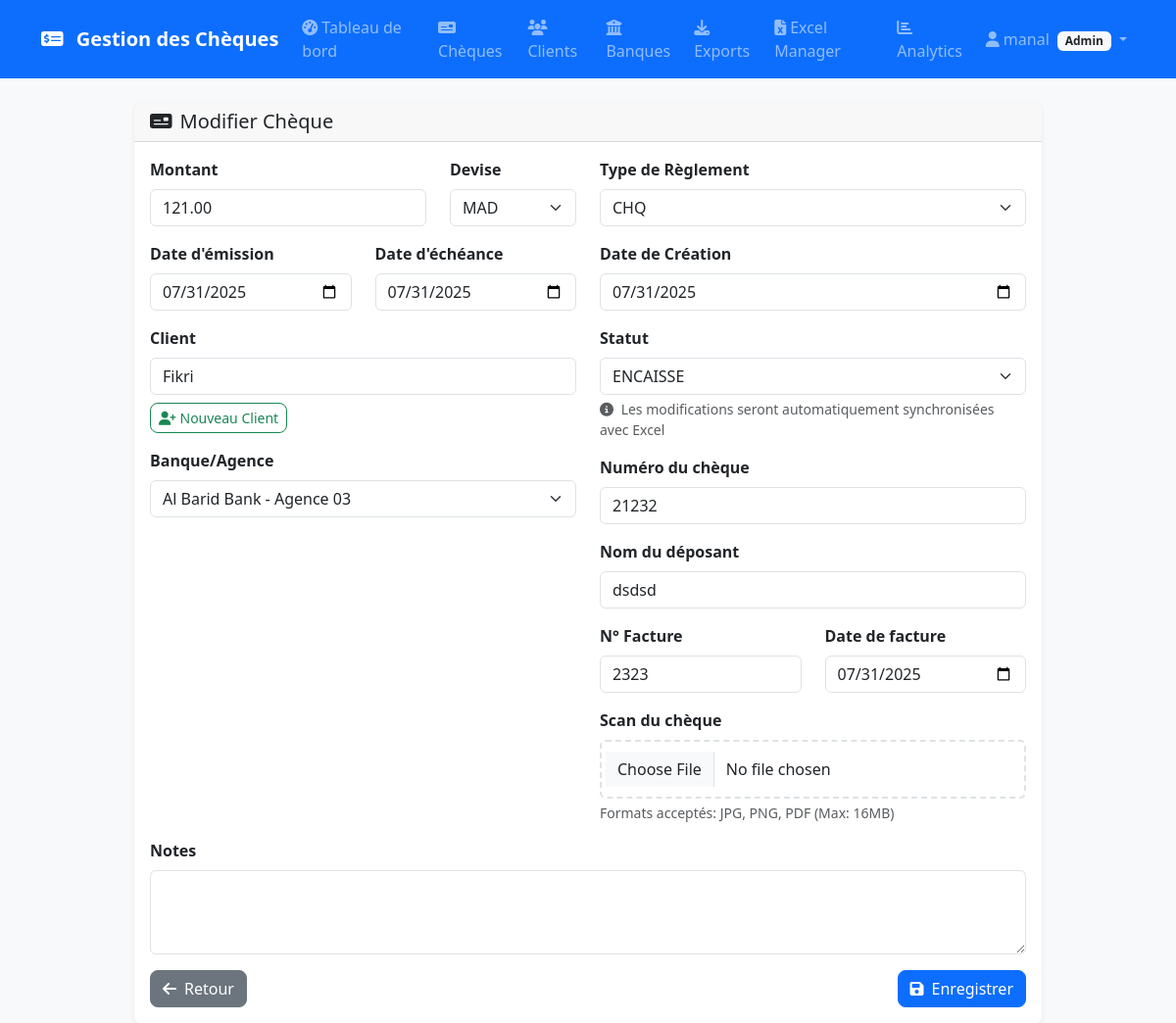
Page /cheques/2/edit (signed in) on the earlier database version.
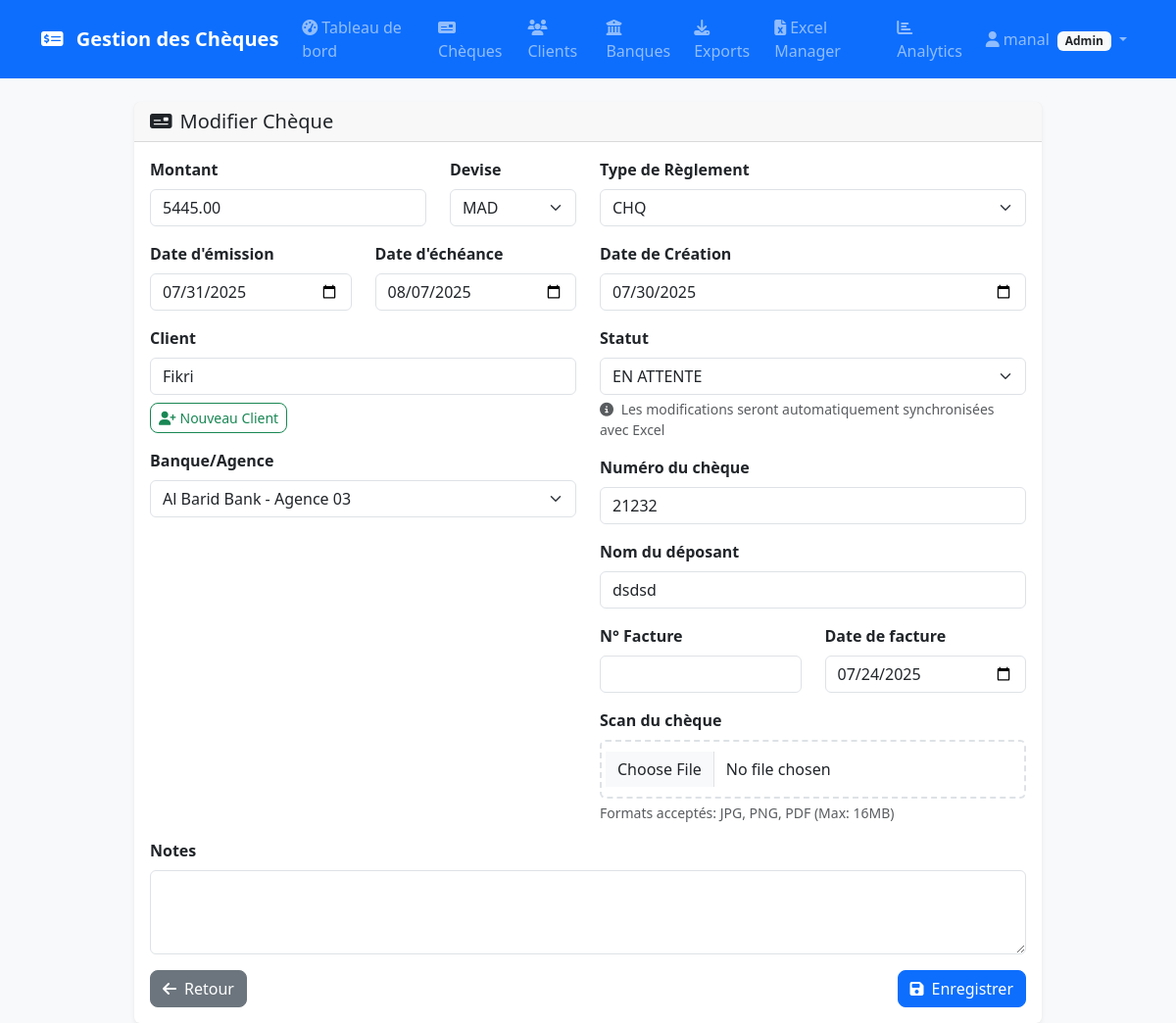
Same page on the later database version.
### models.py (models this page shows, shortened)
class Cheque(db.Model):
    __tablename__ = 'cheques'
    id = db.Column(db.Integer, primary_key=True)
    amount = db.Column(db.Numeric(12, 2), nullable=False)
    currency = db.Column(db.String(10), nullable=False, default='MAD')
    issue_date = db.Column(db.Date, nullable=False)
    due_date = db.Column(db.Date, nullable=False)
    client_id = db.Column(db.Integer, db.ForeignKey('clients.id'), nullable=False)
    branch_id = db.Column(db.Integer, db.ForeignKey('branches.id'), nullable=False)
    status = db.Column(db.String(20), nullable=False, default='EN ATTENTE')
    cheque_number = db.Column(db.String(50))
    scan_path = db.Column(db.String(255))
    invoice_number = db.Column(db.String(50))
    invoice_date = db.Column(db.Date)
    depositor_name = db.Column(db.String(200))
    notes = db.Column(db.Text)
    payment_type = db.Column(db.String(10), default='CHQ')  # LCN, CHQ, ESP, VIR, VERS
    created_date = db.Column(db.Date)  # User-specified creation date
    unpaid_reason = db.Column(db.Text)  # Reason for unpaid status
    created_at = db.Column(db.DateTime, default=datetime.utcnow)
    updated_at = db.Column(db.DateTime, default=datetime.utcnow, onupdate=datetime.utcnow)
    assigned_user_id = db.Column(db.Integer, db.ForeignKey('users.id'))
    priority = db.Column(db.String(20), default='normal')  # low, normal, high, urgent
    processing_time = db.Column(db.Float)  # in hours
    bounce_reason = db.Column(db.String(255))
    commission_rate = db.Column(db.Float, default=0.0)
    commission_amount = db.Column(db.Numeric(10, 2), default=0)
    penalty_amount = db.Column(db.Numeric(10, 2), default=0)
    deposit_date = db.Column(db.Date)
    clearance_date = db.Column(db.Date)
    rejection_date = db.Column(db.Date)
    ocr_confidence = db.Column(db.Float)
    auto_extracted_data = db.Column(db.Text)  # JSON
    duplicate_detected = db.Column(db.Boolean, default=False)
    duplicate_score = db.Column(db.Float, default=0.0)
    status_history = db.relationship('ChequeStatusHistory', backref='cheque', lazy=True)
    __table_args__ = (
        CheckConstraint(status.in_(['EN ATTENTE', 'ENCAISSE', 'IMPAYE']),
                       name='check_cheque_status'),
        CheckConstraint(priority.in_(['low', 'normal', 'high', 'urgent']), name='check_priority'),
        CheckConstraint(payment_type.in_(['LCN', 'CHQ', 'ESP', 'VIR', 'VERS']), name='check_payment_type'),
        Index('idx_cheque_status', 'status'),
        Index('idx_cheque_due_date', 'due_date'),
        Index('idx_cheque_client', 'client_id'),
        Index('idx_cheque_branch', 'branch_id'),
        Index('idx_cheque_number', 'cheque_number'),
    )

### routes/cheques.py (the view, shortened to what this page needs)
@cheques_bp.route('/<int:id>/edit', methods=['GET', 'POST'])
@login_required
def edit(id):
    if not check_access():
        return redirect(url_for('cheques.index'))
    cheque = Cheque.query.get_or_404(id)
    form = ChequeForm(obj=cheque)
    return render_template('cheques/form.html', form=form, title='Modifier Chèque', cheque=cheque)

### models.py (called while the page is built)
    @property
    def display_name(self):
        return f"{self.bank.name} - {self.name}"

### routes/cheques.py (called while the page is built)
def check_access():
    if current_user.role not in ['admin', 'comptable', 'agent']:
        flash('Accès refusé.', 'danger')
        return False
    return True

### templates/cheques/form.html (shortened to what the changed rows need)
{% extends "base.html" %}
{% block content %}
<div class="row justify-content-center">
    <div class="col-md-10">
        <div class="card">
            <div class="card-body">
                <form method="POST" enctype="multipart/form-data" id="chequeForm">
                    <div class="row">
                        <div class="col-md-6">
                            <div class="row">
                                <div class="col-md-8">
                                    <div class="mb-3">
                                        {{ form.amount.label(class="form-label") }}
                                        {{ form.amount(class="form-control", step="0.01") }}
                                    </div>
                                </div>
                                <div class="col-md-4">
                                    <div class="mb-3">
                                        {{ form.currency.label(class="form-label") }}
                                        {{ form.currency(class="form-select") }}
                                    </div>
                                </div>
                            </div>
                            <div class="row">
                                <div class="col-md-6">
                                    <div class="mb-3">
                                        {{ form.issue_date.label(class="form-label") }}
                                        {{ form.issue_date(class="form-control") }}
                                    </div>
                                </div>
                                <div class="col-md-6">
                                    <div class="mb-3">
                                        {{ form.due_date.label(class="form-label") }}
                                        {{ form.due_date(class="form-control") }}
                                    </div>
                                </div>
                            </div>
                            <div class="mb-3">
                                {{ form.branch_id.label(class="form-label") }}
                                {{ form.branch_id(class="form-select") }}
                            </div>
                        </div>
                        <div class="col-md-6">
                            <div class="mb-3">
                                {{ form.payment_type.label(class="form-label") }}
                                {{ form.payment_type(class="form-select") }}
                            </div>
                            <div class="mb-3">
                                {{ form.created_date.label(class="form-label") }}
                                {{ form.created_date(class="form-control") }}
                            </div>
                            <div class="mb-3">
                                {{ form.status.label(class="form-label") }}
                                {{ form.status(class="form-select", id="status") }}
                                <div class="form-text">
                                    <i class="fas fa-info-circle me-1"></i>
                                    Les modifications seront automatiquement synchronisées avec Excel
                                </div>
                            </div>
                            <div class="mb-3">
                                {{ form.cheque_number.label(class="form-label") }}
                                {{ form.cheque_number(class="form-control") }}
                            </div>
                            <div class="mb-3">
                                {{ form.depositor_name.label(class="form-label") }}
                                {{ form.depositor_name(class="form-control") }}
                            </div>
                            <div class="row">
                                <div class="col-md-6">
                                    <div class="mb-3">
                                        {{ form.invoice_number.label(class="form-label") }}
                                        {{ form.invoice_number(class="form-control") }}
                                    </div>
                                </div>
                                <div class="col-md-6">
                                    <div class="mb-3">
                                        {{ form.invoice_date.label(class="form-label") }}
                                        {{ form.invoice_date(class="form-control") }}
                                    </div>
                                </div>
                            </div>
                        </div>
                    </div>
                    <div class="mb-3">
                        {{ form.notes.label(class="form-label") }}
                        {{ form.notes(class="form-control", rows="3") }}
                    </div>
                </form>
            </div>
        </div>
    </div>
</div>
{% endblock %}

Differences in the rows shown:
changed Cheque "MAD": amount "121.00" → "5445.00"; due_date "07/31/2025" → "08/07/2025"; created_date "07/31/2025" → "07/30/2025"; status "ENCAISSE" → "EN ATTENTE"; invoice_number "2323" → (not shown); invoice_date "07/31/2025" → "07/24/2025"
